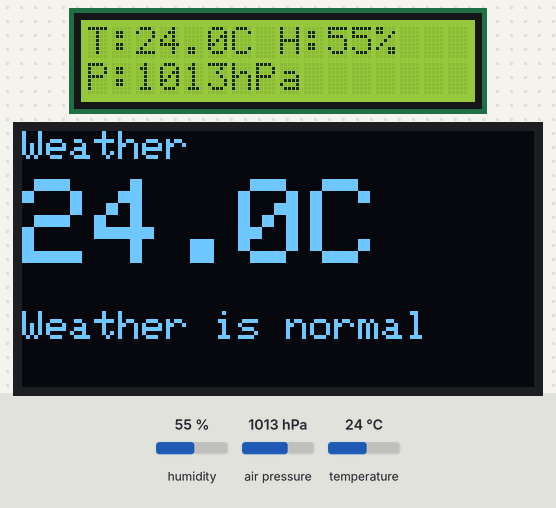
Bench run of a sketch on a simulated Arduino Uno, built with avr-gcc and run on an emulated ATmega328P. Shown: 16×2 character LCD, 128×64 one-colour display. The inputs (shaded band) are chosen by the test bench; at power-on: temperature 24 °C, air pressure 1013 hPa, humidity 55 %.

Above: at 1.2 s.
1.3 s: temperature set to 18.6 °C
At 2.9 s:
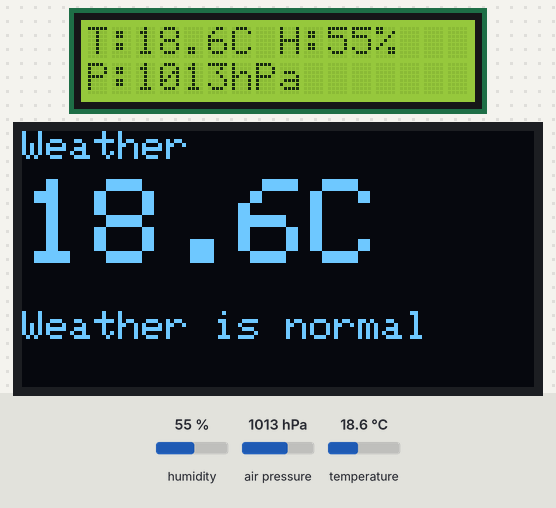
4.1 s: temperature set to 17.2 °C
At 5.5 s:
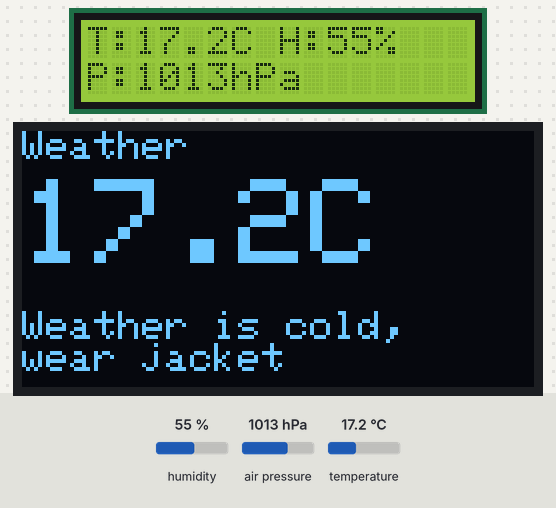
6.9 s: temperature set to 41 °C
At 9.5 s:
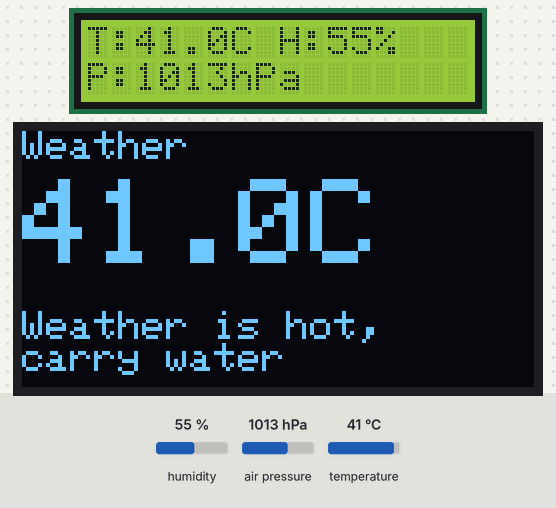
9.9 s: air pressure set to 952 hPa
At 10.9 s:
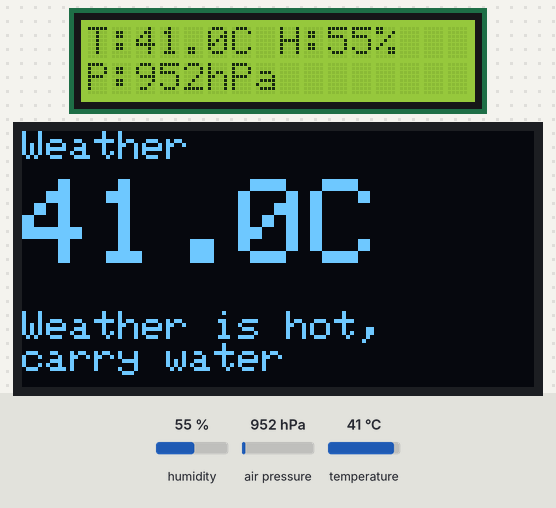
12.7 s: air pressure set to 975 hPa
At 15.7 s:
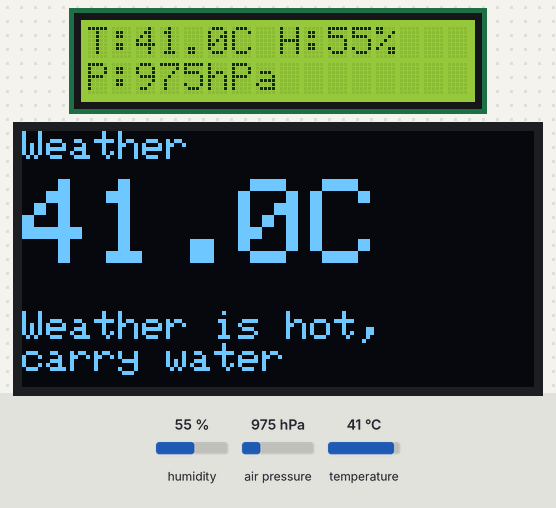
16.0 s: humidity set to 22 %
At 17.3 s:
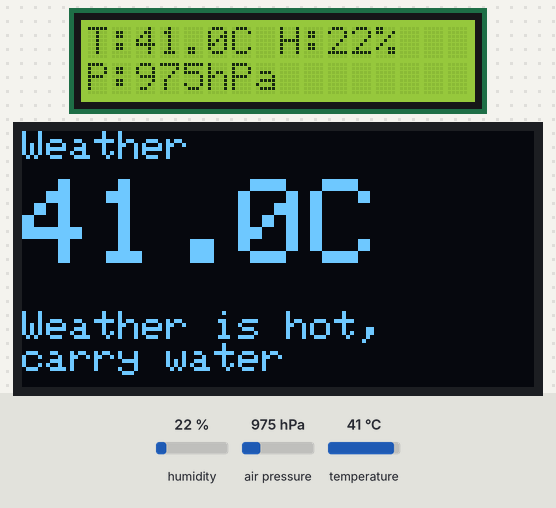
Timing chart, 0 to 19.0 s (numbered marks = the images above; inputs shaded):
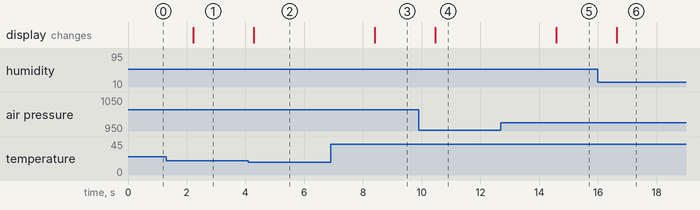

The sketch:

sketch.ino
```cpp
#include <Wire.h>
#include <Adafruit_BMP085.h>
#include <DHT.h>
#include <LiquidCrystal_I2C.h>
#include <Adafruit_GFX.h>
#include <Adafruit_SSD1306.h>

#define DHTPIN 2
#define DHTTYPE DHT22
DHT dht(DHTPIN, DHTTYPE);

Adafruit_BMP085 bmp;

LiquidCrystal_I2C lcd(0x27, 16, 2);

#define SCREEN_WIDTH 128
#define SCREEN_HEIGHT 64
Adafruit_SSD1306 display(SCREEN_WIDTH, SCREEN_HEIGHT, &Wire, -1);

void setup() {
  Serial.begin(9600);
  dht.begin();
  bmp.begin();
  lcd.init();
  lcd.backlight();

  if (!display.begin(SSD1306_SWITCHCAPVCC, 0x3C)) {
    while (1);
  }

  display.clearDisplay();
}

void loop() {
  float temp = dht.readTemperature();
  float hum = dht.readHumidity();
  float pressure = bmp.readPressure() / 100.0;

  if (isnan(temp) || isnan(hum)) return;

  // LCD (SHORT)
  lcd.clear();
  lcd.setCursor(0, 0);
  lcd.print("T:");
  lcd.print(temp, 1);
  lcd.print("C ");
  lcd.print("H:");
  lcd.print(hum, 0);
  lcd.print("%");

  lcd.setCursor(0, 1);
  lcd.print("P:");
  lcd.print(pressure, 0);
  lcd.print("hPa");

  // OLED
  display.clearDisplay();
  display.setTextColor(WHITE);

  display.setTextSize(1);
  display.setCursor(0, 0);
  display.println("Weather");

  display.setTextSize(3);
  display.setCursor(0, 12);
  display.print(temp, 1);
  display.println("C");

  display.setTextSize(1);
  display.setCursor(0, 45);


  if (temp > 35) {
    display.println("Weather is hot,");
    display.println("carry water");
  }
  else if (temp < 18) {
    display.println("Weather is cold,");
    display.println("wear jacket");
  }
  else {
    display.println("Weather is normal");
  }

  display.display();

  delay(2000);
}
```

Measured:
- the behaviour switches between 18 and 17.9 °C on temperature (found by bisection; images 1 and 2)
- after the input at 1.3 s, the display: changes after 0.92 s (image 1)
- after the input at 4.1 s, the display: changes after 0.18 s (image 2)
- after the input at 6.9 s, the display: changes after 1.5 s (image 3)
- after the input at 9.9 s, the display: changes after 0.56 s (image 4)
- after the input at 12.7 s, the display: changes after 1.9 s (image 5)
- after the input at 16.0 s, the display: changes after 0.65 s (image 6)
